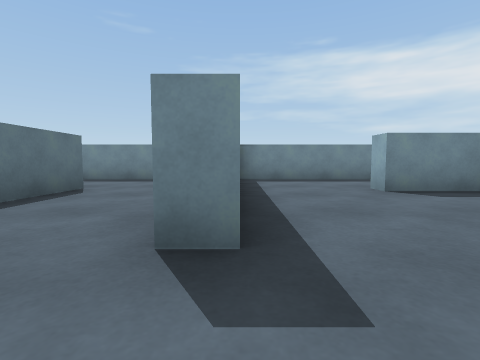
view 1 (above)

20 first-person views from a walk through a scene from a Unity 3-D project. The camera is 0.51 m above the floor, tilts 4° down and sees 85° across. The floor is counted in squares, 1 m on a side. Each view is taken from the middle of a square. On the plan, view 1 faces up. The plan holds only what a view shows up to about 9 squares ahead; the rest is blank. The player character is not drawn.

view 2
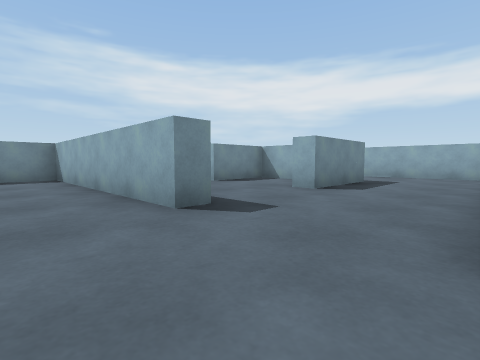

view 3
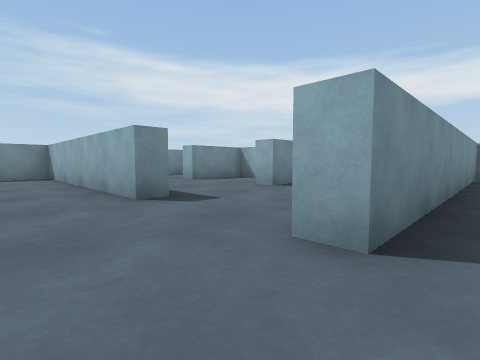

view 4
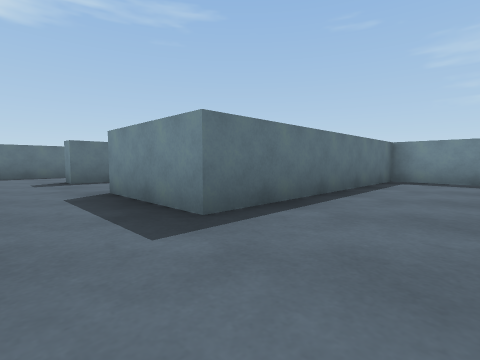

view 5
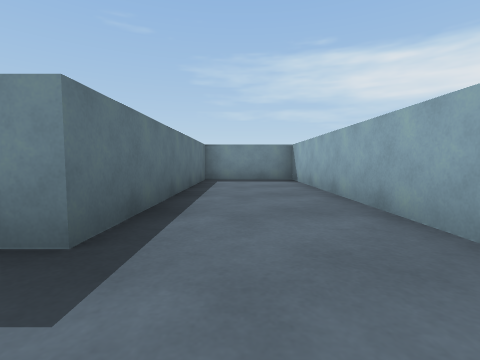

view 6
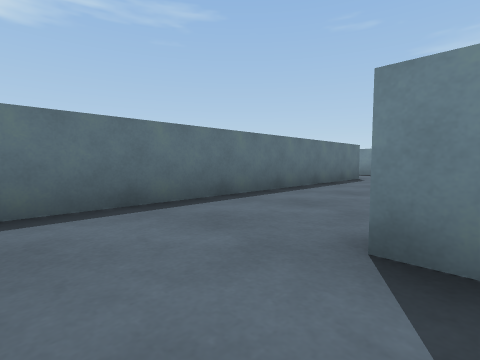

view 7
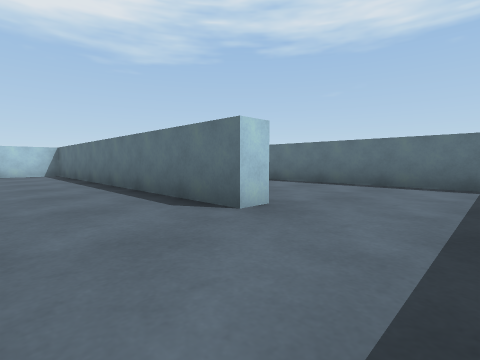

view 8
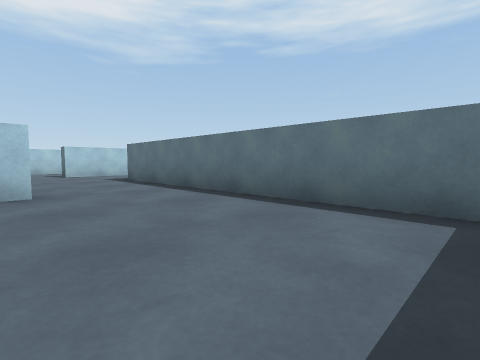

view 9
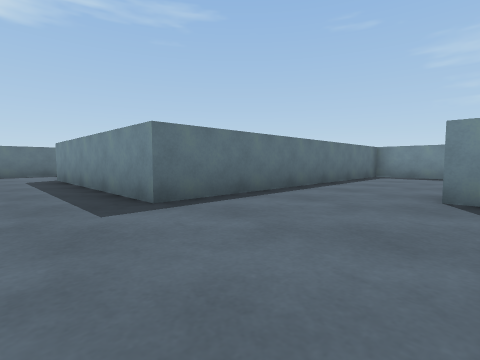

view 10
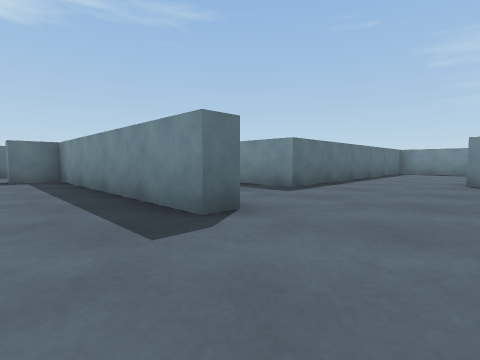

view 11
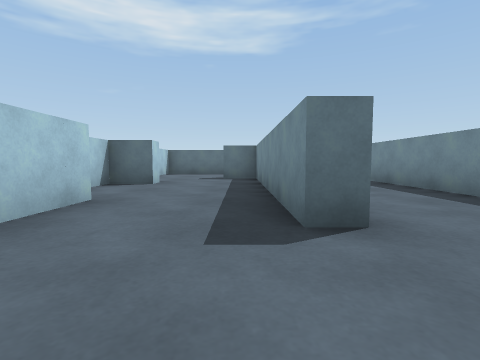

view 12
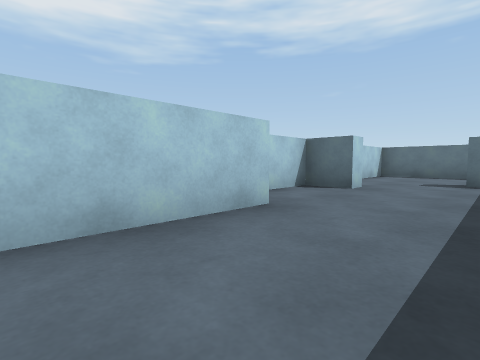

view 13
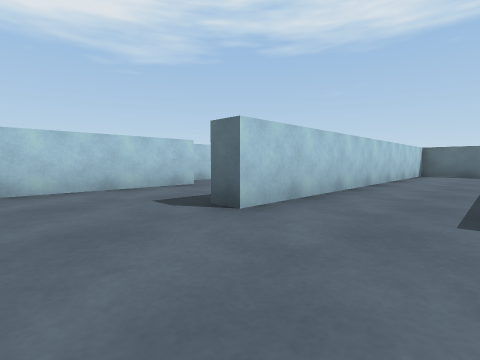

view 14
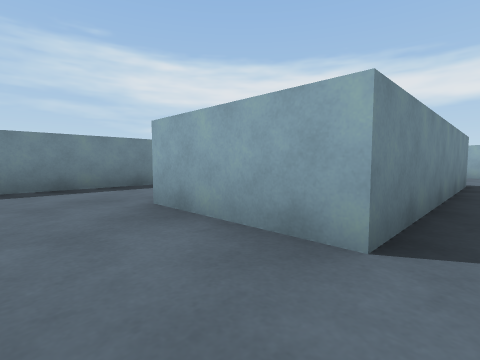

view 15
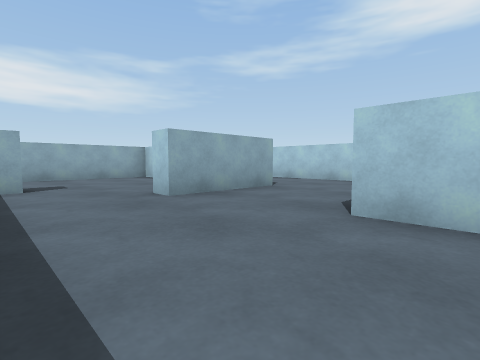

view 16
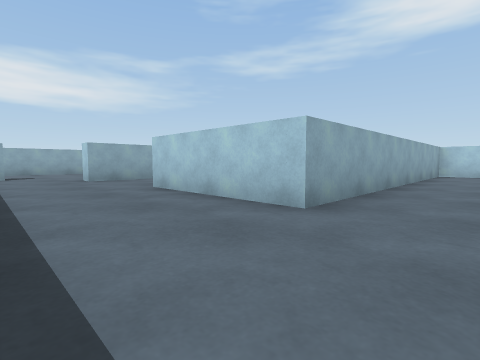

view 17
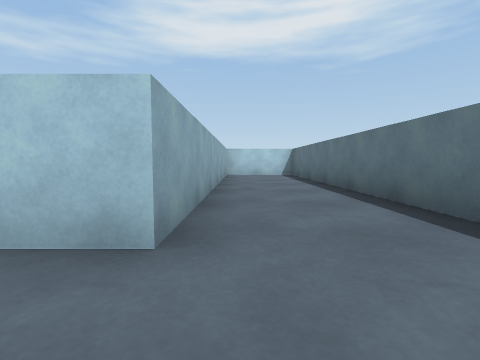

view 18
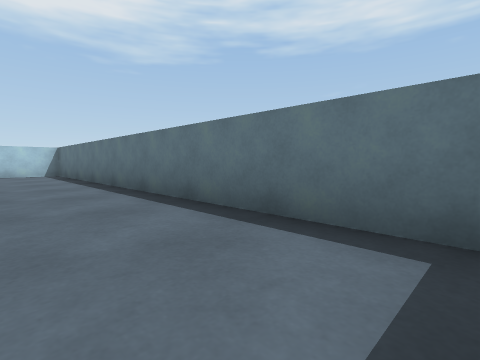

view 19
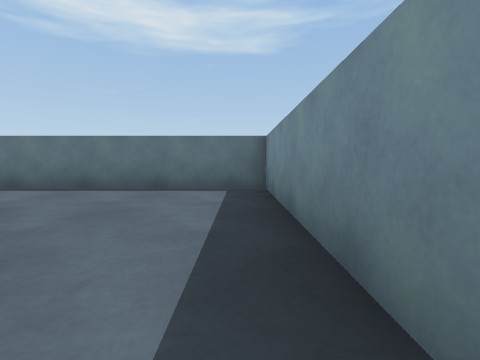

view 20
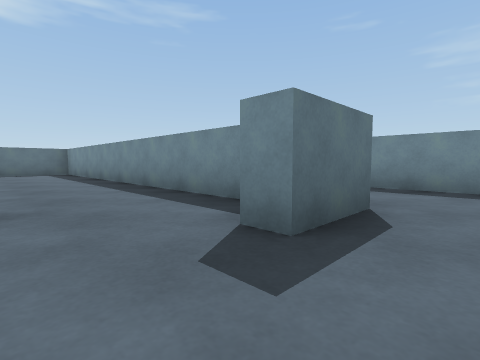

### Floor plan
Ten units are one square. View 1 is at (0, 0); x grows to the right and y downward. Boxes are objects, and circles mark ways between rooms. Rooms are numbered by the first view taken in them; rooms with no view inside come last. Other rooms are left out.
<svg viewBox="-215 -80 295 155">
<path fill="none" stroke="#000" d="M0 -15 -5 -15 -5 -75 -25 -75M-30 -50 -30 5M-5 15 -5 10M-30 5 -30 40 -14 40M75 6 75 -75 50 -75 50 -15 25 -15 25 -20M0 -24 0 -15M35 15 -5 15M-36 -50 -30 -50M-25 -75 -70 -75 -70 5 -125 5 -125 -20M-150 1 -150 29M-148 30 -60 30M-106 60 -100 60 -100 70 -81 70M-65 60 -41 60M-60 30 -60 35 -120 35M-150 42 -150 70 -132 70M-126 -45 -210 -45 -210 70 -185 70 -185 -15 -150 -15M-111 -45 -126 -45M-100 -51 -100 -45M-125 -20 -120 -20M-80 0 -75 0 -75 -32M45 -32 45 -45 25 -45 25 -50M39 -75 0 -75"/>
<rect x="-45" y="-25" width="10" height="10" fill="#bbb"><title>block</title></rect>
<rect x="-125" y="35" width="10" height="10" fill="#bbb"><title>block</title></rect>
<rect x="-75" y="55" width="10" height="10" fill="#bbb"><title>block</title></rect>
<rect x="-105" y="-45" width="10" height="10" fill="#bbb"><title>block</title></rect>
<circle cx="-15" cy="10" r="3" fill="#2a7"/>
<circle cx="0" cy="-5" r="3" fill="#2a7"/>
<circle cx="-30" cy="-65" r="3" fill="#2a7"/>
<circle cx="5" cy="25" r="3" fill="#2a7"/>
<circle cx="15" cy="-20" r="3" fill="#2a7"/>
<circle cx="-45" cy="30" r="3" fill="#2a7"/>
<circle cx="-135" cy="-5" r="3" fill="#2a7"/>
<circle cx="-120" cy="-35" r="3" fill="#2a7"/>
<circle cx="15" cy="-50" r="3" fill="#2a7"/>
<text x="-10" y="-30">1</text>
<text x="-20" y="20">2</text>
<text x="60" y="-20">3</text>
<text x="10" y="20">4</text>
<text x="-60" y="-10">5</text>
<text x="-90" y="50">6</text>
<text x="-180" y="-20">7</text>
<text x="-100" y="-30">8</text>
<text x="20" y="-40">9</text>
<text x="20" y="-70">10</text>
</svg>
Room 1 opens to room 2. Room 1 opens to room 3. Room 1 opens to room 5. Room 2 opens to room 4. Room 3 opens to room 9. Room 5 opens to room 6. Room 5 opens to room 7. Room 7 opens to room 8. Room 9 opens to room 10.

Where each view was taken, in squares from view 1:
view 1: 0 up, 0 right, facing up
view 2: 1 down, 2 left, facing up-right
view 3: 2 down, 2 left, facing up-right
view 4: 0 up, 7 right, facing up-left
view 5: 0 up, 6 right, facing up
view 6: 3 down, 0 right, facing up-left
view 7: 7 up, 1 left, facing down-left
view 8: 7 up, 4 left, facing down-left
view 9: 2 down, 4 left, facing up-left
view 10: 5 down, 4 left, facing up-left
view 11: 4 down, 4 left, facing left
view 12: 4 down, 5 left, facing down-left
view 13: 1 down, 4 left, facing down-left
view 14: 1 down, 14 left, facing up-right
view 15: 4 up, 16 left, facing down-right
view 16: 4 up, 20 left, facing down-right
view 17: 3 up, 19 left, facing down
view 18: 4 up, 19 left, facing down-left
view 19: 4 up, 16 left, facing left
view 20: 2 up, 9 left, facing up-left
